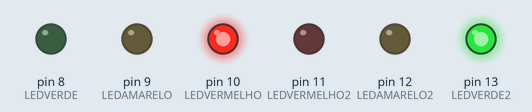
This sketch was run on a simulated Arduino Uno, built with avr-gcc and run on an emulated ATmega328P. Shown: output pins drawn as LEDs (lit = HIGH).

Above: at 2.5 s.
At 6.0 s:
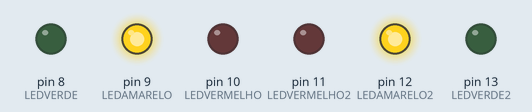
At 9.5 s:
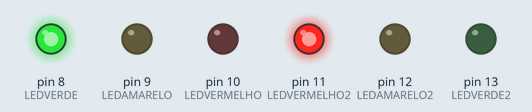
Timing chart, 0 to 15.6 s (numbered marks = the images above):
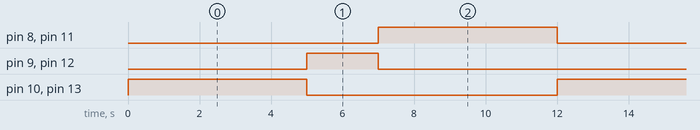

The sketch:

semaforo_pedestre.ino
```cpp
//Declaração das constantes
#define LEDVERDE 8
#define LEDAMARELO 9
#define LEDVERMELHO 10
#define LEDVERDE2 13
#define LEDAMARELO2 12
#define LEDVERMELHO2 11

//Definições das configurações dos pinos
void setup()
{
  pinMode(LEDVERDE, OUTPUT);
  pinMode(LEDAMARELO, OUTPUT);
  pinMode(LEDVERMELHO, OUTPUT);
  pinMode(LEDVERDE2, OUTPUT);
  pinMode(LEDAMARELO2, OUTPUT);
  pinMode(LEDVERMELHO2, OUTPUT);
}

void loop()
{
  //Definindo led dos pedestre e carros
  digitalWrite(LEDVERMELHO, HIGH);
  digitalWrite(LEDVERDE2, HIGH);

  //Tempo que o led ira ficar ligado
  delay(5000);

  digitalWrite(LEDVERMELHO, LOW);
  digitalWrite(LEDVERDE2, LOW);
  delay(0001);

  digitalWrite (LEDAMARELO, HIGH);
  digitalWrite (LEDAMARELO2, HIGH);
  delay (2000);

  digitalWrite (LEDAMARELO2, LOW);
  digitalWrite(LEDAMARELO, LOW);
  delay (0001);

  digitalWrite (LEDVERDE, HIGH);
  digitalWrite (LEDVERMELHO2, HIGH);
  delay (5000);

  digitalWrite (LEDVERMELHO2, LOW);
  digitalWrite (LEDVERDE, LOW);
  delay (0001);
}
```

Measured:
- by itself, pin 8 (LEDVERDE), pin 10 (LEDVERMELHO), pin 11 (LEDVERMELHO2), pin 13 (LEDVERDE2): alternates HIGH for 5.0 s and LOW for 7.0 s
- by itself, pin 9 (LEDAMARELO), pin 12 (LEDAMARELO2): alternates HIGH for 2.0 s and LOW for 10.0 s
- by itself, everything shown: repeats every 12.0 s, in 6 steps
